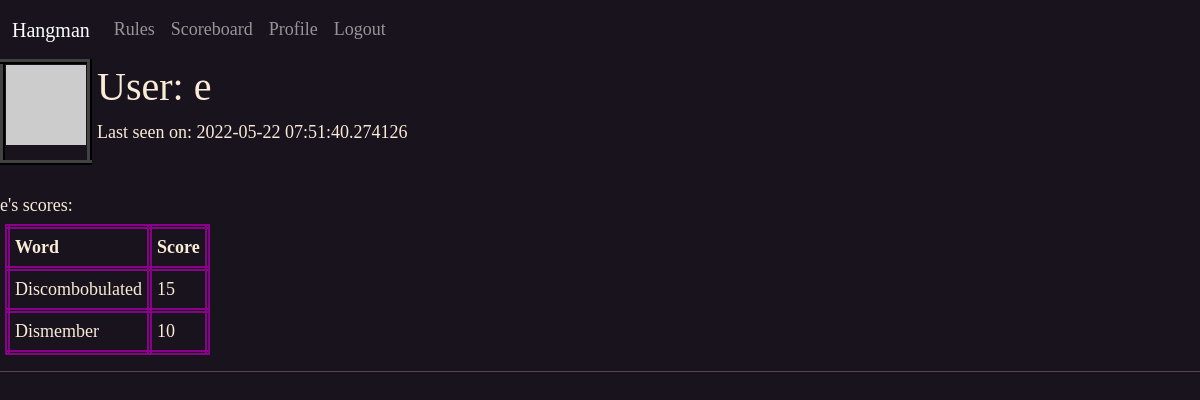
The page /user/e (signed in) on the database its author committed.
### app/models.py (models this page shows, shortened)
class User(UserMixin, db.Model):
    id = db.Column(db.Integer, primary_key=True)
    email = db.Column(db.String(60), index=True, unique=True)
    username = db.Column(db.String(60), index=True, unique=True)
    password_hash = db.Column(db.String(128))
    last_seen = db.Column(db.DateTime, default=datetime.utcnow())
    def avatar(self, size):
        digest = md5('hangguest@protonmail.com'.lower().encode('utf-8')).hexdigest()
        return 'https://www.gravatar.com/avatar/{}?d=retro&s={}'.format(digest,size)

class Words(db.Model):
    id = db.Column(db.Integer, primary_key=True)
    word = db.Column(db.String(60), index=True, unique=True)
    definition = db.Column(db.String(60), index=True, unique=True)

### app/routes.py (the view)
@app.route('/user/<username>')
@login_required
def user(username):
    user = User.query.filter_by(username=username).first_or_404()
    dict = {}
    for score in Scores.query.filter_by(user_id=current_user.id).all():
        dict[f"{Words.query.get(score.word_id).word}"] = f"{score.number_of_guesses}"
    return render_template('user.html', user=user, dict=dict)

### app/models.py (called while the page is built)
@login.user_loader
def load_user(id):
    return User.query.get(int(id))

### app/routes.py (called while the page is built)
@app.before_request
def before_request():
    if current_user.is_authenticated:
        current_user.last_seen = datetime.utcnow()
        db.session.commit()

### app/templates/user.html (shortened to what this page needs)
{% extends "base.html" %}
{% block content %}
<table>
    <tr valign="top">
        <td id="profilePic"><img src="{{ user.avatar(128) }}"></td>
        <td style="padding-left:5px;">
            <h1>User: {{ user.username }}</h1>
            {% if user.last_seen %}
                <p>Last seen on: {{ user.last_seen }}</p>
                {% endif %}
        </td>
    </tr>
</table><br>
{{ user.username }}'s scores:
<table id="stats">
    <tr>
        <th style="border: 5px double darkmagenta; padding: 5px;">Word</th>
        <th style="border: 5px double darkmagenta; padding: 5px;">Score</th>
    </tr>
    {% for key,value in dict.items() %}
    <tr>
        <td style="border: 5px double darkmagenta; padding: 5px;">{{key}}</td>
        <td style="border: 5px double darkmagenta; padding: 5px;">{{value}}</td>
    </tr>
    {% endfor %}
</table>
{% endblock %}

### app/static/Hangman.css (style rules this page uses)
body { background-color: rgb(25, 19, 29); color: antiquewhite; font-family: cursive, Garamond, serif; font-size: large; }
#stats { border: 2px groove whitesmoke; position: relative; margin:5px; }
#profilePic { border: 5px ridge rgb(66, 66, 66); }

### rows shown on the page
User: username "e", last_seen "2022-05-22 07:51:40.274126"
Words: word "Discombobulated", value "15"
Words: word "Dismember", value "10"
